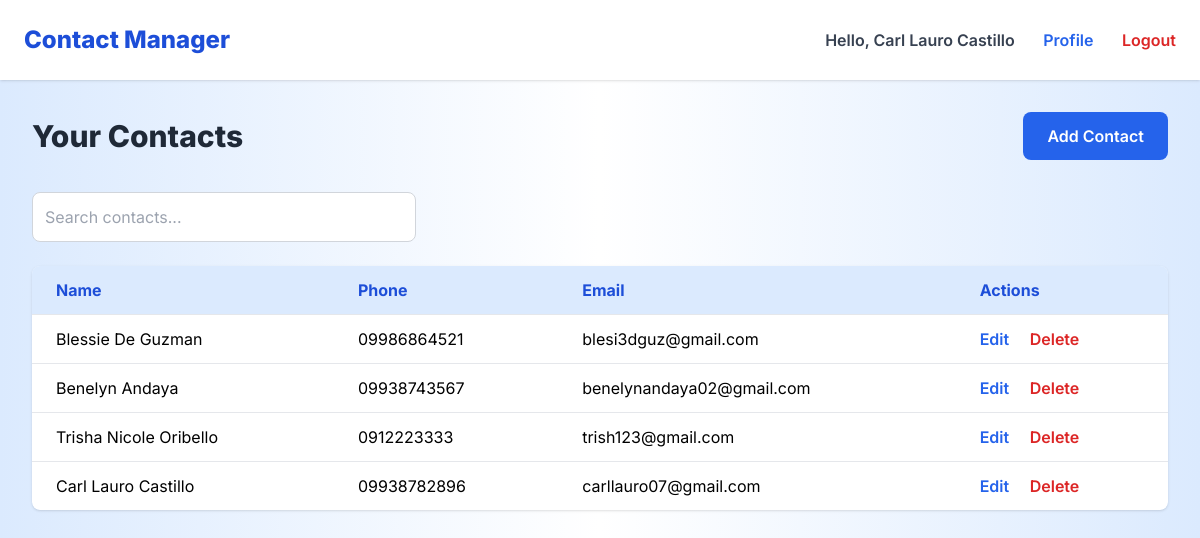
The app's page /dashboard.php (signed in) with its own data.
### tables this page shows
CREATE TABLE `contacts` (
  `id` int(11) NOT NULL,
  `user_id` int(11) NOT NULL,
  `name` varchar(100) NOT NULL,
  `phone` varchar(20) DEFAULT NULL,
  `email` varchar(255) DEFAULT NULL,
  `created_at` timestamp NOT NULL DEFAULT current_timestamp(),
  `updated_at` timestamp NOT NULL DEFAULT current_timestamp() ON UPDATE current_timestamp()
);

### functions.php (called while the page is built, shortened)
<?php
function sanitize_input($data) {
    return htmlspecialchars(strip_tags(trim($data)));
}
?>

### dashboard.php (the view, shortened to what this page needs)
<?php
require 'config.php';
require 'functions.php';
$user_id = $_SESSION['user_id'];
$search = sanitize_input($_GET['search'] ?? '');
if ($search) {
    $stmt = $pdo->prepare("SELECT * FROM contacts WHERE user_id = ? AND (name LIKE ? OR email LIKE ? OR phone LIKE ?) ORDER BY created_at DESC");
    $like_search = "%$search%";
    $stmt->execute([$user_id, $like_search, $like_search, $like_search]);
} else {
    $stmt = $pdo->prepare("SELECT * FROM contacts WHERE user_id = ? ORDER BY created_at DESC");
    $stmt->execute([$user_id]);
}
$contacts = $stmt->fetchAll(PDO::FETCH_ASSOC);
?>
<!DOCTYPE html>
<html lang="en" class="scroll-smooth">
<head>
    <script src="https://cdn.tailwindcss.com"></script>
</head>
<body class="bg-gradient-to-r from-blue-100 via-white to-blue-100 min-h-screen">
    <nav class="bg-white shadow p-6 flex justify-between items-center max-w-7xl mx-auto">
        <h1 class="text-2xl font-extrabold text-blue-700">Contact Manager</h1>
        <div>
            <span class="mr-6 font-semibold text-gray-700">Hello, <?= htmlspecialchars($_SESSION['user_name']) ?></span>
            <a href="profile.php" class="mr-6 text-blue-600 font-semibold hover:underline">Profile</a>
            <a href="logout.php" class="text-red-600 font-semibold hover:underline">Logout</a>
        </div>
    </nav>
    <main class="p-8 max-w-7xl mx-auto">
        <div class="flex justify-between items-center mb-8">
            <h2 class="text-3xl font-extrabold text-gray-800">Your Contacts</h2>
            <a href="add_contact.php" class="bg-blue-600 text-white px-6 py-3 rounded-lg font-semibold hover:bg-blue-700 transition">Add Contact</a>
        </div>
        <form method="GET" action="dashboard.php" class="mb-6 max-w-sm">
            <input type="text" name="search" placeholder="Search contacts..." value="<?= htmlspecialchars($search) ?>" class="p-3 border border-gray-300 rounded-lg w-full placeholder-gray-400 focus:ring-2 focus:ring-blue-500 transition" />
        </form>
        <?php if (count($contacts) === 0): ?>
            <p class="text-gray-600 text-lg">No contacts found.</p>
        <?php else: ?>
            <div class="overflow-x-auto rounded-lg shadow">
                <table class="min-w-full bg-white rounded-lg">
                    <thead>
                        <tr class="bg-blue-100 text-left text-blue-700 font-semibold">
                            <th class="py-3 px-6">Name</th>
                            <th class="py-3 px-6">Phone</th>
                            <th class="py-3 px-6">Email</th>
                            <th class="py-3 px-6">Actions</th>
                        </tr>
                    </thead>
                    <tbody>
                        <?php foreach ($contacts as $contact): ?>
                            <tr class="border-t border-gray-200 hover:bg-blue-50 transition">
                                <td class="py-3 px-6"><?= htmlspecialchars($contact['name']) ?></td>
                                <td class="py-3 px-6"><?= htmlspecialchars($contact['phone']) ?></td>
                                <td class="py-3 px-6"><?= htmlspecialchars($contact['email']) ?></td>
                                <td class="py-3 px-6 space-x-4">
                                    <a href="edit_contact.php?id=<?= $contact['id'] ?>" class="text-blue-600 font-semibold hover:underline">Edit</a>
                                    <a href="dashboard.php?delete=<?= $contact['id'] ?>" onclick="return confirm('Are you sure you want to delete this contact?');" class="text-red-600 font-semibold hover:underline">Delete</a>
                                </td>
                            </tr>
                        <?php endforeach; ?>
                    </tbody>
                </table>
            </div>
        <?php endif; ?>
    </main>
</body>
</html>

### dashboard.php (style rules this page uses)
body { font-family: 'Inter', sans-serif; }

### records on screen
contacts: name "Blessie De Guzman", phone "09986864521", email "blesi3dguz@gmail.com"
contacts: name "Benelyn Andaya", phone "09938743567", email "benelynandaya02@gmail.com"
contacts: name "Trisha Nicole Oribello", phone "0912223333", email "trish123@gmail.com"
contacts: name "Carl Lauro Castillo", phone "09938782896", email "carllauro07@gmail.com"

### other values on screen
$_SESSION['user_name'] "Carl Lauro Castillo"
